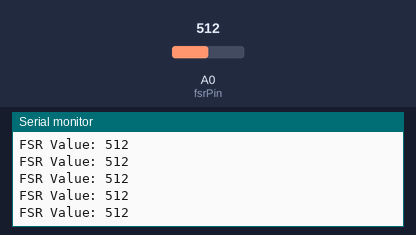
Simulated run of this sketch. Board: Arduino Uno, built with avr-gcc and run on an emulated ATmega328P. On the bench: the last lines printed to the serial monitor. Inputs (shaded band) come from the test bench; at power-on: A0 (fsrPin) = 512.

Above: at 1.2 s.
1.3 s: A0 (fsrPin) set to 716
At 1.56 s:
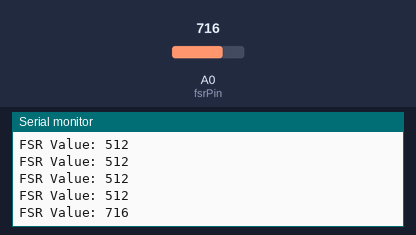
2.8 s: A0 (fsrPin) set to 900
At 2.96 s:
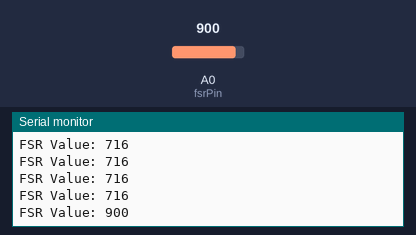
Timing chart, 0 to 5.8 s (numbered marks = the images above; inputs shaded):
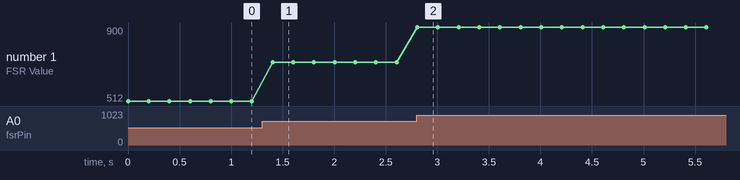

The sketch:

FSR_basic_read.ino
```cpp
/*
 ============================================================================
 Título      : Lectura básica de sensor FSR con Arduino
 Descripción : Este código permite leer la señal analógica generada por un
               sensor de fuerza resistivo (FSR) cuando se aplica presión.
               El valor se visualiza en el monitor serial para análisis.
 ----------------------------------------------------------------------------
 Docente     : Renzo Chan Ríos / Lewis De La Cruz
 Curso       : Fundamentos de Biodiseño
 Universidad : Universidad Peruana Cayetano Heredia (UPCH)
 Año         : 2025
 Versión     : 0.1
 ============================================================================
*/

// Se define el pin analógico al que está conectado el FSR
const int fsrPin = A0;  // A0 es uno de los pines de entrada analógica del Arduino

void setup() {
  // Se inicia la comunicación serial a 9600 baudios.
  // Esto permite enviar datos desde el Arduino al computador
  // para visualizarlos en el monitor serial.
  Serial.begin(9600);
}

void loop() {
  // Se lee el valor analógico en el pin A0.
  // El valor puede estar entre 0 (sin presión) y 1023 (máxima presión).
  int fsrValue = analogRead(fsrPin);

  // Se imprime el valor leído en el monitor serial.
  // Esto permite observar en tiempo real cómo cambia el valor
  // al aplicar diferente cantidad de presión sobre el sensor.
  Serial.print("FSR Value: ");
  Serial.println(fsrValue);

  // Se agrega un retardo de 200 milisegundos para que la lectura
  // sea más estable y legible en pantalla.
  delay(200);
}
```

Measured:
- after the input at 1.3 s, the serial monitor: prints a new line after 0.10 s (image 1)
- after the input at 2.8 s, the serial monitor: prints a new line at once (image 2)
- plotted number 1: 512 → 716 after the input at 1.3 s, 716 → 900 after the input at 2.8 s
